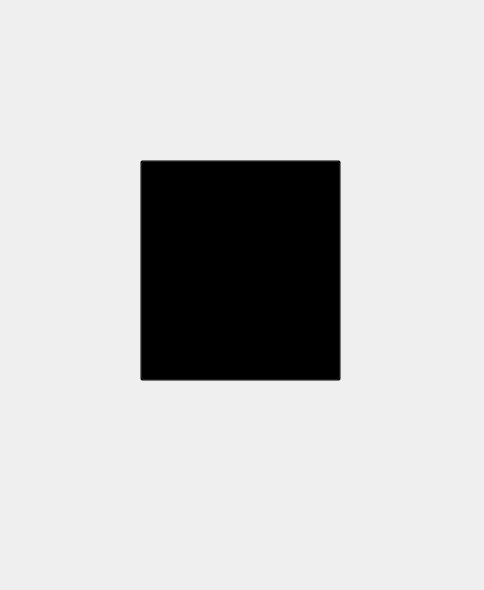
<?xml version="1.0" encoding="UTF-8"?>
<ui version="4.0">
 <class>MainWindow</class>
 <widget class="QMainWindow" name="MainWindow">
  <property name="geometry">
   <rect>
    <x>0</x>
    <y>0</y>
    <width>484</width>
    <height>590</height>
   </rect>
  </property>
  <property name="windowTitle">
   <string>MainWindow</string>
  </property>
  <widget class="QWidget" name="centralwidget">
   <widget class="QLabel" name="label">
    <property name="geometry">
     <rect>
      <x>-210</x>
      <y>-10</y>
      <width>901</width>
      <height>611</height>
     </rect>
    </property>
    <property name="text">
     <string/>
    </property>
    <property name="pixmap">
     <pixmap resource="../telasa.qrc">:/telas/14 troll alçapão.jpg</pixmap>
    </property>
    <property name="scaledContents">
     <bool>true</bool>
    </property>
   </widget>
   <widget class="QPushButton" name="voltetrancaButton">
    <property name="geometry">
     <rect>
      <x>140</x>
      <y>160</y>
      <width>201</width>
      <height>221</height>
     </rect>
    </property>
    <property name="styleSheet">
     <string notr="true">background-color: rgba(0,0,0,0);</string>
    </property>
    <property name="text">
     <string/>
    </property>
   </widget>
  </widget>
 </widget>
 <resources>
  <include location="../telasa.qrc"/>
 </resources>
 <connections/>
</ui>
